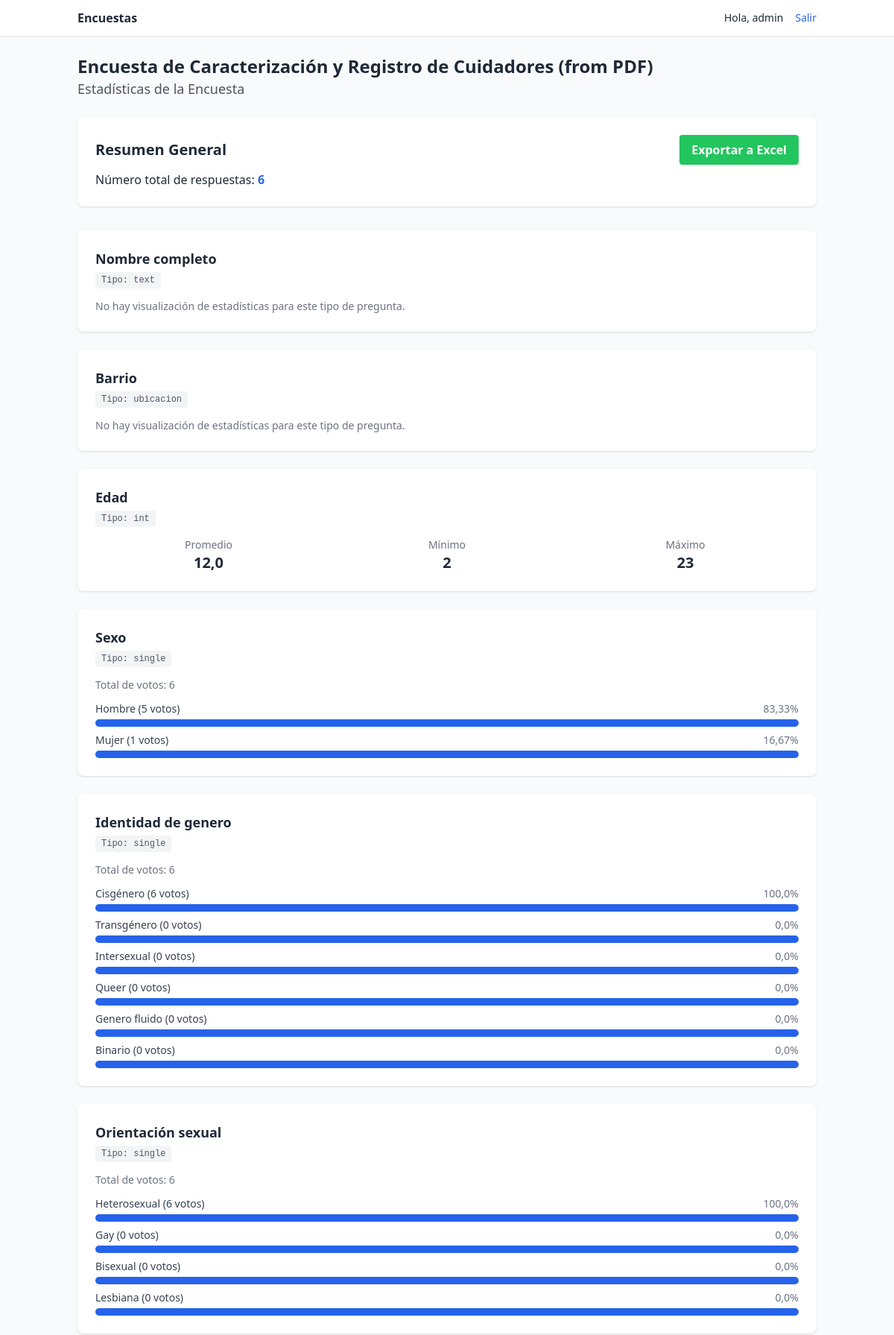
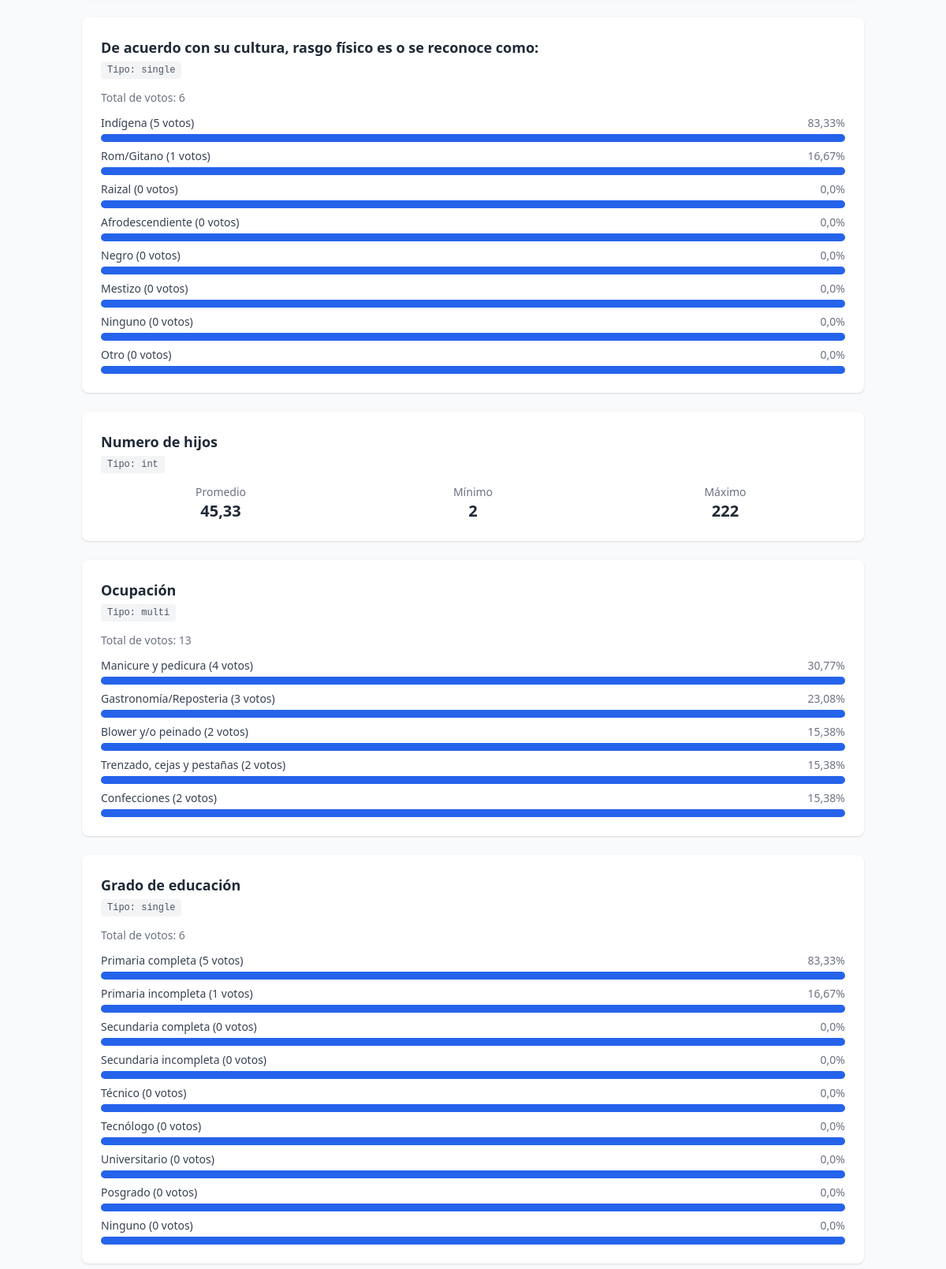
The page /stats/caracterizacion-cuidadores-pdf/ (signed in, upper part) on the database its author committed (2 pictures, top to bottom).
### surveys/models.py (models this page shows, shortened)
class Survey(models.Model):
    name = models.CharField(max_length=200, unique=True)
    description = models.TextField(blank=True)
    code = models.SlugField(max_length=80, unique=True)
    is_active = models.BooleanField(default=True)
    created_at = models.DateTimeField(auto_now_add=True)
    require_token = models.BooleanField(default=False)

class Question(models.Model):
    section = models.ForeignKey(Section, on_delete=models.CASCADE, related_name="questions")
    code = models.SlugField(max_length=80)
    text = models.TextField()
    help_text = models.TextField(blank=True)
    qtype = models.CharField(max_length=10, choices=QuestionType.choices, default=QuestionType.TEXT)
    required = models.BooleanField(default=True)
    order = models.PositiveIntegerField(default=1)
    max_choices = models.PositiveIntegerField(default=0, help_text="0 = sin límite")
    ubicaciones = models.ManyToManyField(Ubicacion, blank=True, related_name="questions")
    single_choice_display = models.CharField(
        max_length=10,
        choices=SingleChoiceDisplayType.choices,
        default=SingleChoiceDisplayType.RADIO,
        help_text="Solo para preguntas de opción única (single)"
    )
    depends_on = models.ForeignKey(
        'self',
        on_delete=models.SET_NULL,
        null=True,
        blank=True,
        related_name='dependent_questions',
        help_text="La pregunta de la que esta depende"
    )
    depends_on_option = models.ForeignKey(
        'surveys.Option',
        on_delete=models.SET_NULL,
        null=True,
        blank=True,
        related_name='triggering_questions',
        help_text="La opción que activa esta pregunta"
    )
    depends_on_value_min = models.DecimalField(max_digits=10, decimal_places=2, null=True, blank=True, help_text="Valor mínimo para activar la pregunta (para respuestas numéricas)")
    depends_on_value_max = models.DecimalField(max_digits=10, decimal_places=2, null=True, blank=True, help_text="Valor máximo para activar la pregunta (para respuestas numéricas)")
    copy_from = models.CharField(max_length=100, blank=True, help_text="Nombre del campo del cual copiar la respuesta (ej. 'identificacion' o 'question_123').")
    copy_text_from = models.BooleanField(default=False, help_text="Si se marca, el texto de la pregunta se copiará del campo seleccionado.")
    min_value = models.IntegerField(null=True, blank=True, help_text="Valor mínimo para preguntas de tipo entero.")
    max_value = models.IntegerField(null=True, blank=True, help_text="Valor máximo para preguntas de tipo entero.")
    other_text_label = models.CharField(
        max_length=100,
        blank=True,
        default="Especifique",
        help_text="Etiqueta para el campo de texto 'otro'."
    )
    class Meta:
        unique_together = ("section", "code")
        ordering = ["section__order", "order"]
        constraints = [
            CheckConstraint(
                check=Q(depends_on_option__isnull=True) | (Q(depends_on_value_min__isnull=True) & Q(depends_on_value_max__isnull=True)),
                name='option_or_value_dependency'
            )
        ]

class Option(models.Model):
    question = models.ForeignKey(Question, on_delete=models.CASCADE, related_name="options")
    code = models.SlugField(max_length=80)
    label = models.CharField(max_length=200)
    order = models.PositiveIntegerField(default=1)
    numeric_value = models.IntegerField(null=True, blank=True,
                                        validators=[MinValueValidator(0), MaxValueValidator(10)])
    is_other_trigger = models.BooleanField("Es la opción 'Otro'", default=False, help_text="Si se marca, esta opción mostrará un campo de texto adicional.")
    class Meta:
        unique_together = ("question", "code")
        ordering = ["order"]

### surveys/views.py (the view)
# urls.py: path("stats/<slug:survey_code>/", views.survey_stats_view, name="stats"),
@login_required
def survey_stats_view(request, survey_code):
    if not request.user.is_staff:
        messages.error(request, "Acceso no autorizado.")
        return redirect('surveys:list')
    survey = get_object_or_404(Survey, code=survey_code)
    response_count = ResponseSet.objects.filter(survey=survey).count()
    questions = Question.objects.filter(section__survey=survey).order_by('section__order', 'order')
    stats_data = []
    for q in questions:
        q_stats = {
            'text': q.text,
            'type': q.qtype,
            'data': None
        }
        if q.qtype in [QuestionType.SINGLE, QuestionType.MULTI, QuestionType.LIKERT]:
            options_with_counts = []
            options = q.options.all().annotate(count=Count('selected_in')).order_by('-count')
            total_votes = sum(opt.count for opt in options)
            for option in options:
                percentage = (option.count / total_votes * 100) if total_votes > 0 else 0
                options_with_counts.append({
                    'label': option.label,
                    'count': option.count,
                    'percentage': round(percentage, 2)
                })
            q_stats['data'] = {'options': options_with_counts, 'total_votes': total_votes}
        elif q.qtype in [QuestionType.INTEGER, QuestionType.DECIMAL]:
            agg_field = 'integer_answer' if q.qtype == QuestionType.INTEGER else 'decimal_answer'
            result = Answer.objects.filter(question=q, response__survey=survey).aggregate(
                avg=Avg(agg_field),
                min=Min(agg_field),
                max=Max(agg_field)
            )
            if result['avg'] is not None:
                result['avg'] = round(result['avg'], 2)
            q_stats['data'] = result
        elif q.qtype == QuestionType.BOOL:
            counts = Answer.objects.filter(question=q, response__survey=survey).values('bool_answer').annotate(count=Count('id'))
            result = {'true': 0, 'false': 0}
            for item in counts:
                if item['bool_answer'] == True:
                    result['true'] = item['count']
                elif item['bool_answer'] == False:
                    result['false'] = item['count']
            q_stats['data'] = result
        stats_data.append(q_stats)
    context = {
        'survey': survey,
        'response_count': response_count,
        'stats_data': stats_data
    }
    return render(request, 'surveys/survey_stats.html', context)

### surveys/templates/surveys/survey_stats.html (shortened to what this page needs)
{% extends "surveys/base.html" %}
{% block content %}
<div class="mb-6">
  <h1 class="text-2xl font-bold">{{ survey.name }}</h1>
  <p class="text-lg text-gray-600">Estadísticas de la Encuesta</p>
</div>
<div class="bg-white p-6 rounded-lg shadow mb-8">
  <div class="flex justify-between items-center">
    <h2 class="text-xl font-semibold">Resumen General</h2>
    <a href="{% url 'surveys:export_excel' survey_code=survey.code %}" class="bg-green-500 hover:bg-green-700 text-white font-bold py-2 px-4 rounded">
        Exportar a Excel
    </a>
</div>
  <p class="mt-2">Número total de respuestas: <span class="font-bold text-blue-600">{{ response_count }}</span></p>
</div>
<div class="space-y-6">
  {% for question_stat in stats_data %}
    <div class="bg-white p-6 rounded-lg shadow">
      <h3 class="font-semibold text-lg">{{ question_stat.text }}</h3>
      <span class="text-xs font-mono bg-gray-100 text-gray-600 px-2 py-1 rounded">Tipo: {{ question_stat.type }}</span>
      <div class="mt-4">
        {% if question_stat.type == 'single' or question_stat.type == 'multi' or question_stat.type == 'likert' %}
          {% with stats=question_stat.data %}
            <p class="text-sm text-gray-500 mb-3">Total de votos: {{ stats.total_votes }}</p>
            <div class="space-y-2">
              {% for option in stats.options %}
                <div>
                  <div class="flex justify-between mb-1">
                    <span class="text-sm font-medium text-gray-700">{{ option.label }} ({{ option.count }} votos)</span>
                    <span class="text-sm font-medium text-gray-500">{{ option.percentage }}%</span>
                  </div>
                  <div class="w-full bg-gray-200 rounded-full h-2.5">
                    <div class="bg-blue-600 h-2.5 rounded-full" style="width: {{ option.percentage }}%"></div>
                  </div>
                </div>
              {% empty %}
                <p class="text-sm text-gray-500">Aún no hay respuestas para esta pregunta.</p>
              {% endfor %}
            </div>
          {% endwith %}
        {% elif question_stat.type == 'int' or question_stat.type == 'dec' %}
          {% with stats=question_stat.data %}
            <div class="grid grid-cols-3 gap-4 text-center">
              <div>
                <p class="text-sm text-gray-500">Promedio</p>
                <p class="text-xl font-bold">{{ stats.avg|default:"N/A" }}</p>
              </div>
              <div>
                <p class="text-sm text-gray-500">Mínimo</p>
                <p class="text-xl font-bold">{{ stats.min|default:"N/A" }}</p>
              </div>
              <div>
                <p class="text-sm text-gray-500">Máximo</p>
                <p class="text-xl font-bold">{{ stats.max|default:"N/A" }}</p>
              </div>
            </div>
          {% endwith %}
        {% elif question_stat.type == 'bool' %}
          {% with stats=question_stat.data %}
            <div class="flex space-x-4">
              <p>Sí: <span class="font-bold">{{ stats.true }}</span></p>
              <p>No: <span class="font-bold">{{ stats.false }}</span></p>
            </div>
          {% endwith %}
        {% else %}
          <p class="text-sm text-gray-500">No hay visualización de estadísticas para este tipo de pregunta.</p>
        {% endif %}
      </div>
    </div>
  {% endfor %}
</div>
{% endblock %}

### surveys/templates/surveys/base.html (shortened to what this page needs)
{% load static %}
<!doctype html>
<html lang="es">
<head>
  <script src="https://cdn.tailwindcss.com"></script>
</head>
<body class="bg-gray-50 text-gray-800">
  <nav class="bg-white border-b sticky top-0 z-10">
    <div class="max-w-5xl mx-auto px-4 py-3 flex items-center justify-between">
      <a href="{% url 'surveys:list' %}" class="flex items-center gap-2 font-semibold">
        Encuestas
      </a>
      <div class="flex items-center gap-4">
        {% if user.is_authenticated %}
          <span class="text-sm">Hola, {{ user.username }}</span>
          <a class="text-sm text-blue-600" href="{% url 'logout' %}">Salir</a>
        {% elif not public %}
          <a class="text-sm text-blue-600" href="{% url 'login' %}">Ingresar</a>
          <a class="text-sm text-blue-600" href="{% url 'signup' %}">Crear cuenta</a>
        {% endif %}
      </div>
    </div>
  </nav>
  <main class="max-w-5xl mx-auto px-4 py-6">
    {% block content %}{% endblock %}
  </main>
</body>
</html>

### rows shown on the page
Survey: name "Encuesta de Caracterización y Registro de Cuidadores (from PDF)"
Question: text "Nombre completo", type "text"
Question: text "Barrio", type "ubicacion"
Question: text "Edad", type "int"
Question: text "Sexo", type "single"
Option: label "Hombre"
Option: label "Mujer"
Question: text "Identidad de genero", type "single"
Option: label "Cisgénero"
Option: label "Transgénero"
Option: label "Intersexual"
Option: label "Queer"
Option: label "Genero fluido"
Option: label "Binario"
Question: text "Orientación sexual", type "single"
Option: label "Heterosexual"
Option: label "Gay"
Option: label "Bisexual"
Option: label "Lesbiana"
Question: text "De acuerdo con su cultura, rasgo físico es o se reconoce como:", type "single"
Option: label "Indígena"
Option: label "Rom/Gitano"
Option: label "Raizal"
Option: label "Afrodescendiente"
Option: label "Negro"
Option: label "Mestizo"
Option: label "Ninguno"
Option: label "Otro"
Question: text "Numero de hijos", type "int"
Question: text "Ocupación", type "multi"
Option: label "Manicure y pedicura"
Option: label "Gastronomía/Reposteria"
Option: label "Blower y/o peinado"
Option: label "Trenzado, cejas y pestañas"
Option: label "Confecciones"
Question: text "Grado de educación", type "single"
Option: label "Primaria completa"
Option: label "Primaria incompleta"
Option: label "Secundaria completa"
Option: label "Secundaria incompleta"
Option: label "Técnico"
Option: label "Tecnólogo"
Option: label "Universitario"
Option: label "Posgrado"
Option: label "Ninguno"

### other values the page prints
{{ user.username }} "admin"
{{ response_count }} "6"
{{ stats.avg|default:"N/A" }} "12,0" "45,33"
{{ stats.min|default:"N/A" }} "2" "2"
{{ stats.max|default:"N/A" }} "23" "222"
{{ stats.total_votes }} "6" "6" "6" "6" "13" "6"
{{ option.count }} "5" "1" "6" "0" "0" "0" "0" "0" "6" "0" "0" "0" "5" "1" "0" "0" "0" "0" "0" "0" "4" "3" "2" "2" "2" "5" "1" "0" "0" "0" "0" "0" "0" "0"
{{ option.percentage }} "83,33" "16,67" "100,0" "0,0" "0,0" "0,0" "0,0" "0,0" "100,0" "0,0" "0,0" "0,0" "83,33" "16,67" "0,0" "0,0" "0,0" "0,0" "0,0" "0,0" "30,77" "23,08" "15,38" "15,38" "15,38" "83,33" "16,67" "0,0" "0,0" "0,0" "0,0" "0,0" "0,0" "0,0"
